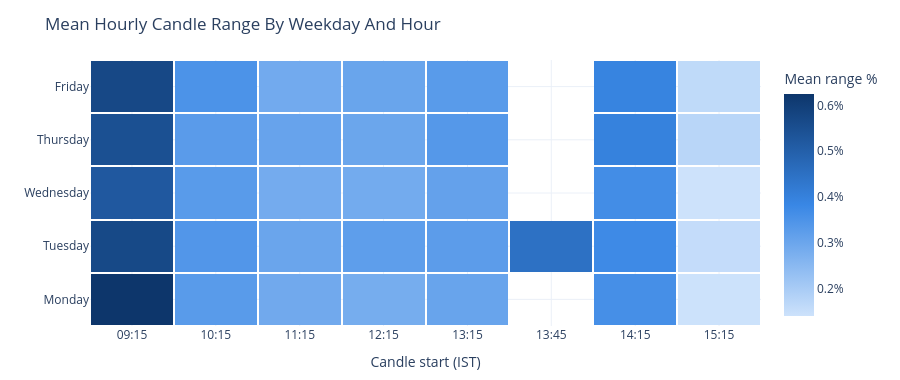

Notebook code cell kept with this figure:
### Markdown cell above
## Where The Volatility Sits — Hour Of Day × Weekday

Mean hourly candle range, `(high − low) / open`, across every regular session in the dataset. One hue, light to dark: darker cells are the hours that move most. This is the intraday texture behind the weekly numbers above — useful for choosing an entry or adjustment hour rather than a date.

### Code cell
intraday = price_df.copy()
intraday["weekday"] = intraday.index.day_name()
intraday["hour"] = intraday.index.strftime("%H:%M")
intraday["range_pct"] = (intraday["high"] - intraday["low"]) / intraday["open"] * 100

weekday_order = ["Monday", "Tuesday", "Wednesday", "Thursday", "Friday"]
heat = (
    intraday[intraday["weekday"].isin(weekday_order)]
    .pivot_table(index="weekday", columns="hour", values="range_pct", aggfunc="mean")
    .reindex(weekday_order)
)

fig = go.Figure(
    data=go.Heatmap(
        z=heat.to_numpy(),
        x=heat.columns,
        y=heat.index,
        colorscale=[[0, "#cde2fb"], [0.5, "#3987e5"], [1, "#0d366b"]],
        colorbar=dict(title="Mean range %", ticksuffix="%"),
        hovertemplate="%{y} %{x} — %{z:.2f}%<extra></extra>",
        xgap=2,
        ygap=2,
    )
)
fig.update_layout(
    title="Mean Hourly Candle Range By Weekday And Hour",
    template="plotly_white",
    height=380,
    margin=dict(t=60, b=50, l=90, r=20),
)
fig.update_xaxes(title_text="Candle start (IST)")
fig.show()

### Figure 1 — Plotly figure (JSON) as saved in the notebook; plotly's stock layout.template omitted (floating-point values rounded to 4 significant figures)
{"data": [{"colorbar": {"ticksuffix": "%", "title": {"text": "Mean range %"}}, "colorscale": [[0, "#cde2fb"], [0.5, "#3987e5"], [1, "#0d366b"]], "hovertemplate": "%{y} %{x} — %{z:.2f}%<extra></extra>", "type": "heatmap", "x": ["09:15", "10:15", "11:15", "12:15", "13:15", "13:45", "14:15", "15:15"], "xgap": 2, "y": ["Monday", "Tuesday", "Wednesday", "Thursday", "Friday"], "ygap": 2, "z": [[0.6247, 0.3307, 0.2919, 0.2835, 0.3057, NaN, 0.3626, 0.1429], [0.5684, 0.3421, 0.3028, 0.3223, 0.3261, 0.4486, 0.3742, 0.1568], [0.5219, 0.3303, 0.2871, 0.2881, 0.3134, NaN, 0.3669, 0.1416], [0.5477, 0.3289, 0.3086, 0.3011, 0.337, NaN, 0.3984, 0.1745], [0.5716, 0.3525, 0.2896, 0.3041, 0.3308, NaN, 0.3935, 0.164]]}], "layout": {"height": 380, "margin": {"b": 50, "l": 90, "r": 20, "t": 60}, "title": {"text": "Mean Hourly Candle Range By Weekday And Hour"}, "xaxis": {"title": {"text": "Candle start (IST)"}}}}
